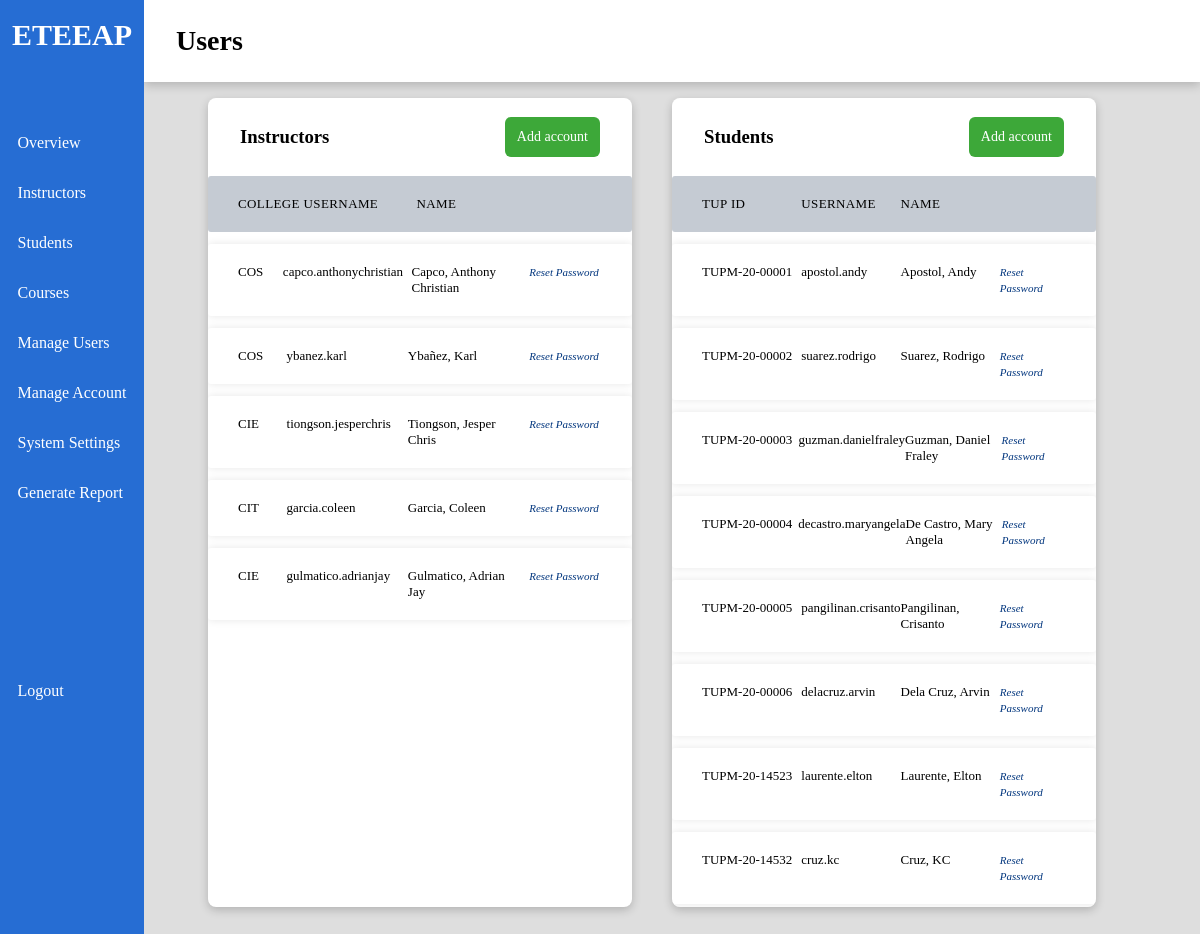
/index/users (signed in), run on an earlier commit of the app's database.
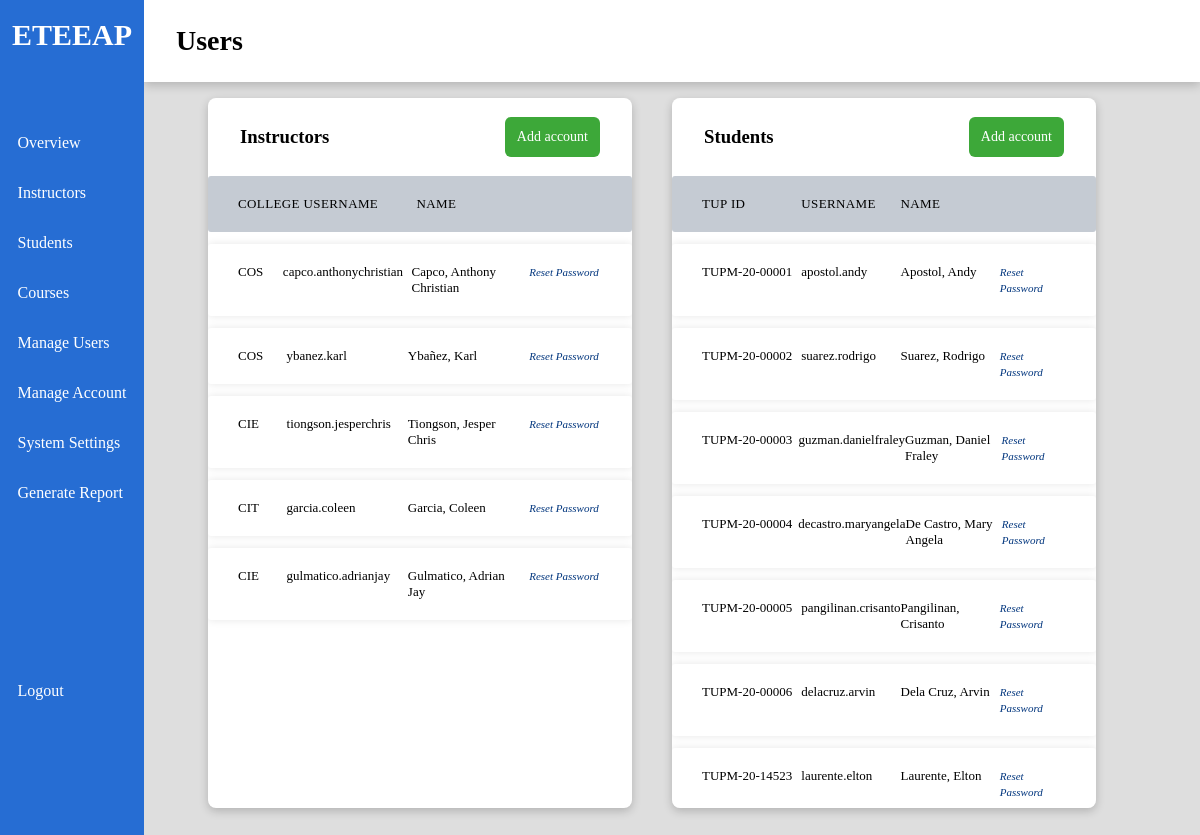
And on a later commit of the database.
### models.py (models this page shows)
class College(db.Model):
    __tablename__ = "colleges"
    id = db.Column("id", db.Integer, primary_key=True)
    name = db.Column("name", db.String(64))
    abbr = db.Column("abbr", db.String(10))
    programs = db.relationship("Program", backref=db.backref("college"))

class User(db.Model):
    __tablename__ = "users"
    id = db.Column("id", db.Integer, primary_key=True)
    username = db.Column("username", db.String(64), unique=True, nullable=False)
    f_name = db.Column("f_name", db.String(64))
    m_name = db.Column("m_name", db.String(64))
    l_name = db.Column("l_name", db.String(64))
    ext_name = db.Column("ext_name", db.String(5))
    civil_status = db.Column("civil_status", db.Enum('Single', 'Married', 'Legally Separated', 'Widowed'))
    citizenship = db.Column("citizenship", db.String(20))
    birthyear = db.Column("birthyear", db.Integer)
    birthmonth = db.Column("birthmonth", db.Integer)
    birthday = db.Column("birthday", db.Integer)
    gender = db.Column("gender", db.Enum('M', 'F'))
    email = db.Column("email", db.String(64))
    contact_no = db.Column("contact_no", db.String(64))
    residency = db.Column("residency", db.Enum('local', 'foreign'), default='local')
    local_address = db.Column("local_address", db.String(100))
    foreign_address = db.Column("foreign_address", db.String(100))
    password = db.Column("password", db.String(64), nullable=False)
    user_type = db.Column(db.Enum('admin', 'instructor', 'student'), nullable=False)
    ft_login = db.Column("ft_login", db.Boolean, default=True)
    reset_password = db.Column("reset_password", db.Boolean, default=False)

class Student(db.Model):
    __tablename__ = "students"
    id = db.Column("id", db.Integer, primary_key=True)
    user = db.Column("user", db.Integer, db.ForeignKey('users.id'))
    progress = db.Column(db.Enum('payment', 'enrollment', 'enrolled', 'graduate'), nullable=False, default='payment')
    program = db.Column("program", db.Integer, db.ForeignKey('programs.id'))
    ay = db.Column("academic_year", db.String(9))
    tup_id = db.Column("tup_id", db.String(20))
    semester = db.Column("semester", db.Enum('1st', '2nd', 'Midyear'))
    receipt_filepath = db.Column("receipt_filepath", db.String(64))
    enrollments = db.relationship("Enrollment", backref='students')

### views.py (the view)
@views.route('/users')
def users():
    if g.user != 'admin':
        return redirect(url_for('.unauthorized'))
    views = user_views[g.user]
    instructors = db.get_instructors()
    students = db.get_students()
    return render_template('users.html', page="Users", instructors=instructors, students=students, views=views)

### db_functions.py (called while the page is built)
def get_user(user_id):
    return User.query.filter_by(id=user_id).first().__dict__

def get_instructors():
    instructors = []
    for instructor in Instructor.query.all():
        instructor = instructor.__dict__
        userinfo = get_user(instructor['user'])
        instructor['f_name'] = userinfo['f_name']
        instructor['l_name'] = userinfo['l_name']
        instructor['m_name'] = userinfo['m_name']
        instructor['username'] = userinfo['username']
        instructor['college'] = College.query.filter_by(id=instructor['college']).first().abbr
        instructors.append(instructor)
    return instructors

def get_students():
    students = []
    for student in Student.query.all():
        student = student.__dict__
        userinfo = get_user(student['user'])
        student['f_name'] = userinfo['f_name']
        student['l_name'] = userinfo['l_name']
        student['m_name'] = userinfo['m_name']
        student['username'] = userinfo['username']
        students.append(student)
    return students

### views.py (called while the page is built)
@views.before_request
def verify_permissions():
    g.user = None
    if 'user' in session:
        g.user = session['user']
    else:
        return redirect('/login')

### templates/users.html (shortened to what this page needs)
{% extends "index.html" %}
{% block content %}
<div class="main-row">
    <div class="card side color-white">
        <div class="inline">
            <h3>Instructors</h3>
            <button class="btn-add" data-value="instructor">Add account</button><br>
        </div>
        {% if instructors is defined and instructors|length > 0 %}
        <ul class="stylized-table">
            <li class="table-header smaller">
                <div class="col col-1">COLLEGE</div>
                <div class="col col-3">USERNAME</div>
                <div class="col col-3">NAME</div>
                <div class="col col-2"></div>
            </li>
            {% for instructor in instructors %}
            <li class="table-row smaller">
                <div class="col col-1" data-label="COLLEGE">{{ instructor.college }}</div>
                <div class="col col-3" data-label="USERNAME">{{ instructor.username }}</div>
                <div class="col col-3" data-label="NAME">{{ instructor.l_name }}, {{ instructor.f_name }}</div>
                <div class="col col-2"><a class="password-reset" data-id="{{instructor.user}}">Reset Password</a></div>
            </li>
            {% endfor %}
        </ul>
        {% else %}
        <p>No instructor accounts have been created.</p>
        {% endif %}
    </div>
    <br><br><br>
    <div class="card side color-white">
        <div class="inline">
            <h3>Students</h3>
            <button class="btn-add" data-value="student">Add account</button><br>
        </div>
        {% if students is defined and students|length > 0 %}
        <ul class="stylized-table">
            <li class="table-header smaller">
                <div class="col col-3">TUP ID</div>
                <div class="col col-3">USERNAME</div>
                <div class="col col-3">NAME</div>
                <div class="col col-2"></div>
            </li>
            {% for student in students %}
            <li class="table-row smaller">
                <div class="col col-3" data-label="TUP ID">{{ student.tup_id }}</div>
                <div class="col col-3" data-label="USERNAME">{{ student.username }}</div>
                <div class="col col-3" data-label="NAME">{{ student.l_name|title }}, {{ student.f_name }}</div>
                <div class="col col-2"><a class="password-reset" data-id="{{student.user}}">Reset Password</a></div>
            </li>
            {% endfor %}
        </ul>
        {% else %}
        <p>No student accounts have been created.</p>
        {% endif %}
    </div>
</div class="main-row">
{% endblock %}

### templates/index.html (shortened to what this page needs)
<!DOCTYPE html>
<html lang="en">
    <head>
        <link rel="stylesheet" href= "{{ url_for('static',filename='styles/index.css') }}">
    </head>
    <body>
        <div class="view">
            <div class="sidebar">
                <div class="logo">
                    <img src=""><br>
                    <h4>ETEEAP</h4><br>
                </div>
                <ul>
                    {% for view in views %}
                    <li><div class=icon></div><a class="side-links" href="{{ url_for(view.link) }}">{{ view.name }}</a></li>
                    {% endfor %}
                    <li id="logout"><div class=icon></div><a href="/logout">Logout</a></li>
                </ul><br>
            </div>
            <div class="page-content">
                <div class="nav"><h4>{{ page }}</h4></div>
                <div class="main-content">
                    {% block content %}
                    {% endblock %}
                </div>
            </div>
        </div>
    </body>
</html>

### static/styles/index.css (style rules this page uses)
* { margin: 0; padding: 0; font-family: quicksand; }
body { background-color: #dedede; }
a { margin: 0; padding: 0; text-decoration: none; color: white; }
.btn-add { background-color: #3da839; }
.view { height: 100vh; width: 100vw; margin: 0; padding: 0; display: flex; }
.page-content { position: fixed; right: 0; height: 100%; width: 88vw; overflow: auto; }
.inline { display: flex; flex-direction: row; align-items: center; }

What changed in the data, as far as the page shows it:
removed Student: tup_id "TUPM-20-14532"
removed User: username "cruz.kc", l_name "Cruz", f_name "KC"
Also different on the page:
list line gone: ", Reset Password"
